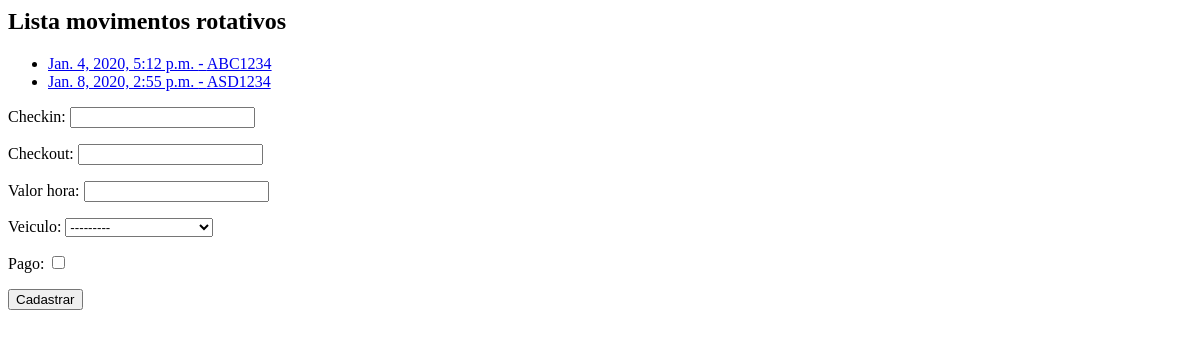
Before: /core/mov-rot/ with the older database file.
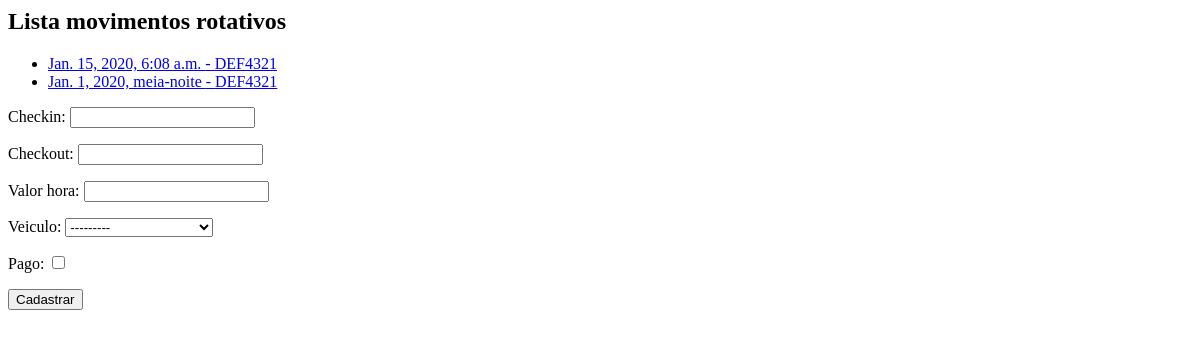
After: the same page with the newer database file.
### core/models.py (models this page shows, shortened)
class MovRotativo(models.Model):
    checkin         = models.DateTimeField(auto_now=False)
    checkout        = models.DateTimeField(auto_now=False, null=True, blank=True)
    valor_hora      = models.DecimalField(max_digits=5, decimal_places=2)
    veiculo         = models.ForeignKey(Veiculo, on_delete=models.PROTECT)
    pago            = models.BooleanField(default=False)

class Veiculo(models.Model):
    marca           = models.ForeignKey(Marca, on_delete=models.PROTECT)
    placa           = models.CharField(max_length=7)
    proprietario    = models.ForeignKey(Pessoa, on_delete=models.PROTECT, blank=True, null=True) #Apenas para não precisar preencher na hora, mas depois verificar qual a necessidade disto >> blank=True,null=True,
    cor             = models.CharField(max_length=15)
    observacoes     = models.TextField()
    def __str__(self):
        return self.marca.nome + ' - ' + self.placa

### core/views.py (the view)
# urls.py: path('mov-rot/', lista_movrotativos, name='core_lista_movrotativos'),
def lista_movrotativos(request):
    mov_rot = MovRotativo.objects.all()
    form = MovRotativoForm()
    data = {'form': form, 'mov_rot': mov_rot}
    return render(
        request, 'core/lista_movrotativos.html', data)

### core/forms.py
class MovRotativoForm(ModelForm):
    class Meta:
        model = MovRotativo
        fields = '__all__'

### core/templates/core/lista_movrotativos.html (shortened to what this page needs)
<h2>Lista movimentos rotativos</h2>
<ul>
    {% for mov in mov_rot %}
    <li>
        <a href="{% url 'core_movrotativos_update' mov.id %}">
            {{ mov.checkin }} - {{ mov.veiculo.placa }}
        </a>
    </li>
    {% endfor %}
</ul>
<form action="{% url 'core_movrotativos_novo' %}" method="POST">
    {{ form.as_p }}
    <button type="submit">Cadastrar</button>
</form>

Changed rows visible on the page:
removed MovRotativo: checkin "Jan. 4, 2020, 5:12 p.m.", veiculo.placa "ABC1234"
removed MovRotativo: checkin "Jan. 8, 2020, 2:55 p.m.", veiculo.placa "ASD1234"
added MovRotativo: checkin "Jan. 15, 2020, 6:08 a.m.", veiculo.placa "DEF4321"
added MovRotativo: checkin "Jan. 1, 2020, meia-noite", veiculo.placa "DEF4321"
